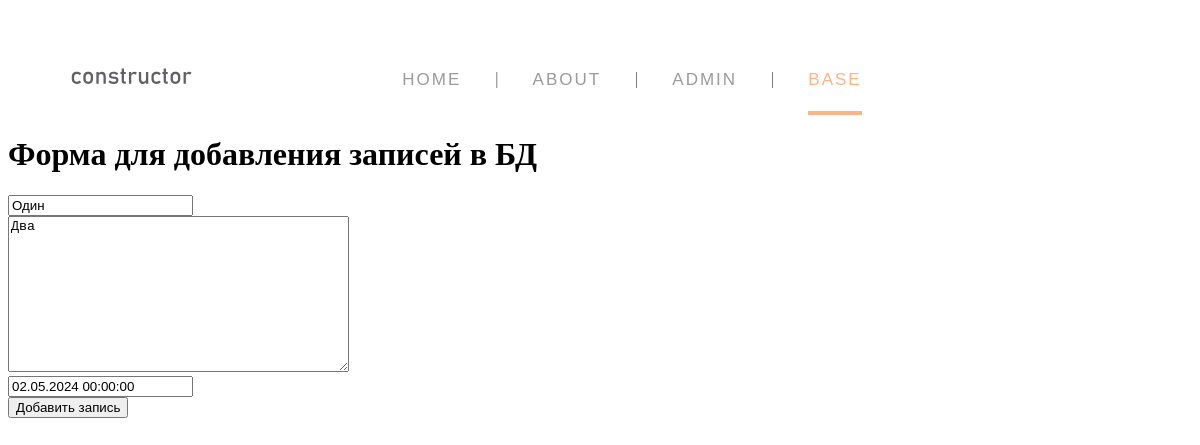
/base/4/update, run on the app's committed database.
### base/models.py (models this page shows, shortened)
class Constructor(models.Model):
    title = models.CharField('Название', max_length=50, default='')
    full_text = models.TextField('Полный текст')
    date = models.DateTimeField('Дата публикации')
    class Meta:
        verbose_name = 'Конструктор'
        verbose_name_plural = 'Конструкторы'

### base/views.py (the view)
# urls.py: path('<int:pk>/update', views.BaseUpdateView.as_view(), name='base_update'),
class BaseUpdateView(UpdateView):
    model = Constructor
    template_name = 'base/create.html'
    form_class = ConstructorForm

### base/forms.py
class ConstructorForm(ModelForm):
    class Meta:
        model = Constructor
        fields = ['title','full_text','date']
        widgets = {
            'title': TextInput(attrs={
                'class':'form-title',
                'placeholder':'Название',
            }),
            'full_text': Textarea(attrs={
                'class': 'form-full-text',
                'placeholder': 'Полный текст',
            }),
            'date': DateTimeInput(attrs={
                'class': 'form-date',
                'placeholder': 'Дата',
            }),
        }

### base/templates/base/create.html (shortened to what this page needs)
{% extends 'main_site/pattern.html' %}
{% block base %}current{% endblock %}
{% block content %}
    <div class="sec">
        <h1>Форма для добавления записей в БД</h1>
        <form method="post">
            {{ form.title }}<br>
            {{ form.full_text }}<br>
            {{ form.date }}<br>
          <button class="btn" type="submit">Добавить запись</button>
        </form>
    </div>
{% endblock %}

### data on the page
Constructor: title "Один", full_text "Два", date "02.05.2024 00:00:00"
